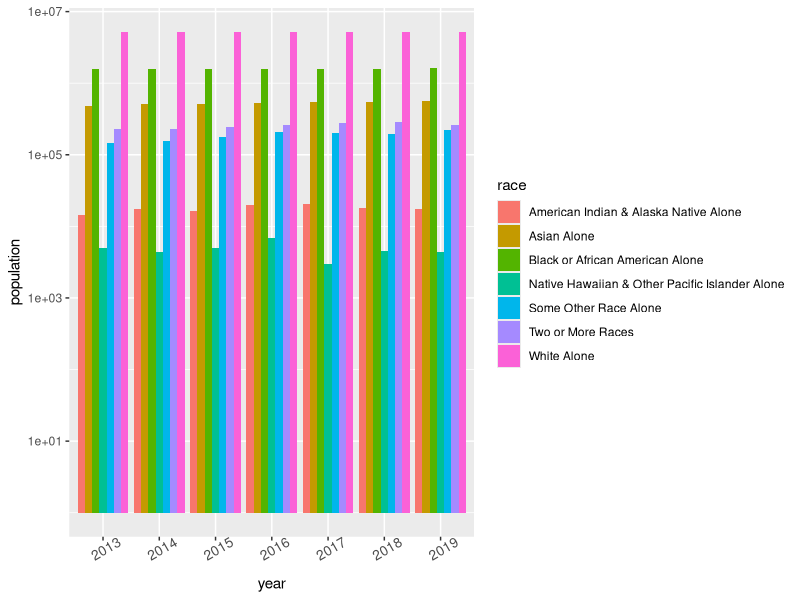

Here is the R script that generated this plot:
# This file is just for working on the graphs/plots without having to spin up the shiny app

library(tidyverse)

race_ethinicity <- read.csv("Data/race-and-ethnicity.csv")
colnames(race_ethinicity) <- tolower(colnames(race_ethinicity))

# Race across time
race_ethinicity %>%
  mutate(year = factor(year)) %>%
  group_by(race, year) %>%
  ggplot(aes(year, population, fill=race)) + geom_bar(stat = "identity", position = "dodge") +
  theme(axis.text.x = element_text(angle = 30, size = 10)) +
  scale_y_continuous(trans='log10')
